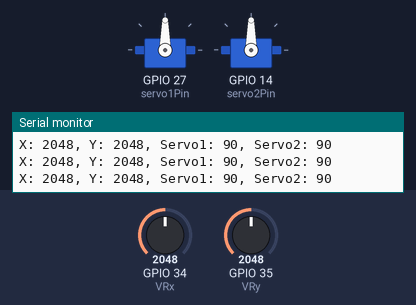
Recording of a sketch running on a simulated ESP32. Shown: 2 × servo, the last lines printed to the serial monitor. The test bench sets the inputs (shaded band); at power-on: GPIO 34 (VRx) = 2048, GPIO 35 (VRy) = 2048.

Above: at 1.2 s.
1.3 s: GPIO 34 (VRx) set to 2866
At 2.5 s:
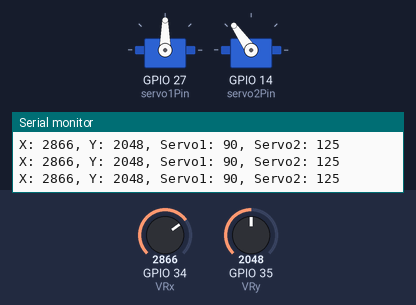
2.8 s: GPIO 35 (VRy) set to 2866
At 3.8 s:
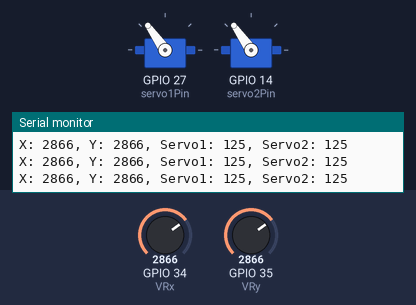
4.3 s: GPIO 34 (VRx) set to 3603
At 5.1 s:
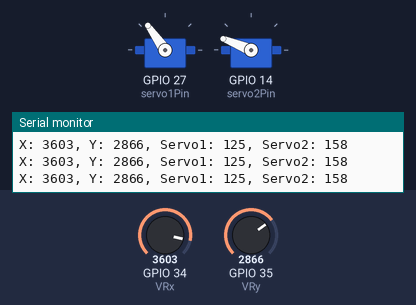
5.8 s: GPIO 35 (VRy) set to 3603
At 6.4 s:
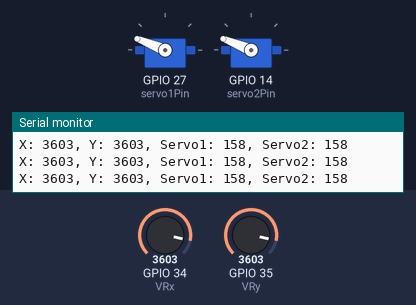
7.3 s: GPIO 34 (VRx) set to 4095
At 8.3 s:
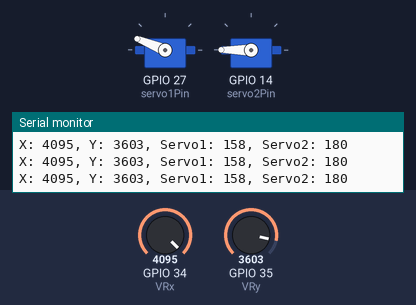
8.8 s: GPIO 35 (VRy) set to 4095
At 9.6 s:
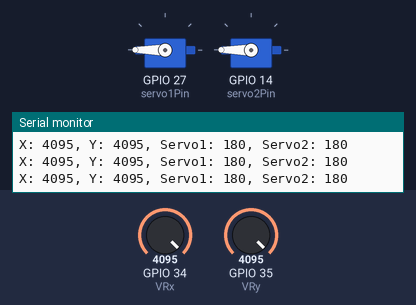
Timing chart, 0 to 11.3 s (numbered marks = the images above; inputs shaded):
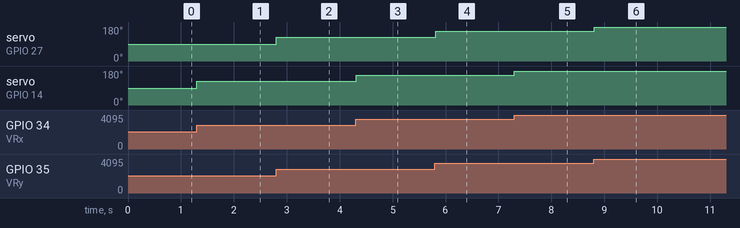

Measured:
- after the input at 1.3 s, servo on GPIO 14 (servo2Pin): 90° → 125° at once
- after the input at 2.8 s, servo on GPIO 27 (servo1Pin): 90° → 125° at once
- after the input at 4.3 s, servo on GPIO 14 (servo2Pin): 125° → 158° at once
- after the input at 5.8 s, servo on GPIO 27 (servo1Pin): 125° → 158° at once
- after the input at 7.3 s, servo on GPIO 14 (servo2Pin): 158° → 180° at once
- after the input at 8.8 s, servo on GPIO 27 (servo1Pin): 158° → 180° at once

The sketch:

sketch_nov30a.ino
```cpp
#include <ESP32Servo.h>

// Define servo objects
Servo servo1;  // For up/down
Servo servo2;  // For left/right

// Joystick pins
const int VRx = 34; // X-axis pin
const int VRy = 35; // Y-axis pin

// Servo pins
const int servo1Pin = 27; // Up/Down servo
const int servo2Pin = 14; // Left/Right servo

void setup() {
  // Initialize servos
  servo1.attach(servo1Pin);
  servo2.attach(servo2Pin);

  // Set servos to initial position
  servo1.write(90); // Middle position
  servo2.write(90); // Middle position

  // Initialize serial monitor (optional for debugging)
  Serial.begin(115200);
}

void loop() {
  // Read joystick values
  int xValue = analogRead(VRx); // X-axis
  int yValue = analogRead(VRy); // Y-axis

  // Map joystick values to servo angles
  int servo1Angle = map(yValue, 0, 4095, 0, 180); // Y-axis controls servo1
  int servo2Angle = map(xValue, 0, 4095, 0, 180); // X-axis controls servo2

  // Move servos to the mapped angles
  servo1.write(servo1Angle);
  servo2.write(servo2Angle);

  // Print joystick and servo values for debugging (optional)
  Serial.print("X: "); Serial.print(xValue);
  Serial.print(", Y: "); Serial.print(yValue);
  Serial.print(", Servo1: "); Serial.print(servo1Angle);
  Serial.print(", Servo2: "); Serial.println(servo2Angle);

  delay(15); // Small delay for smooth movement
}
```
